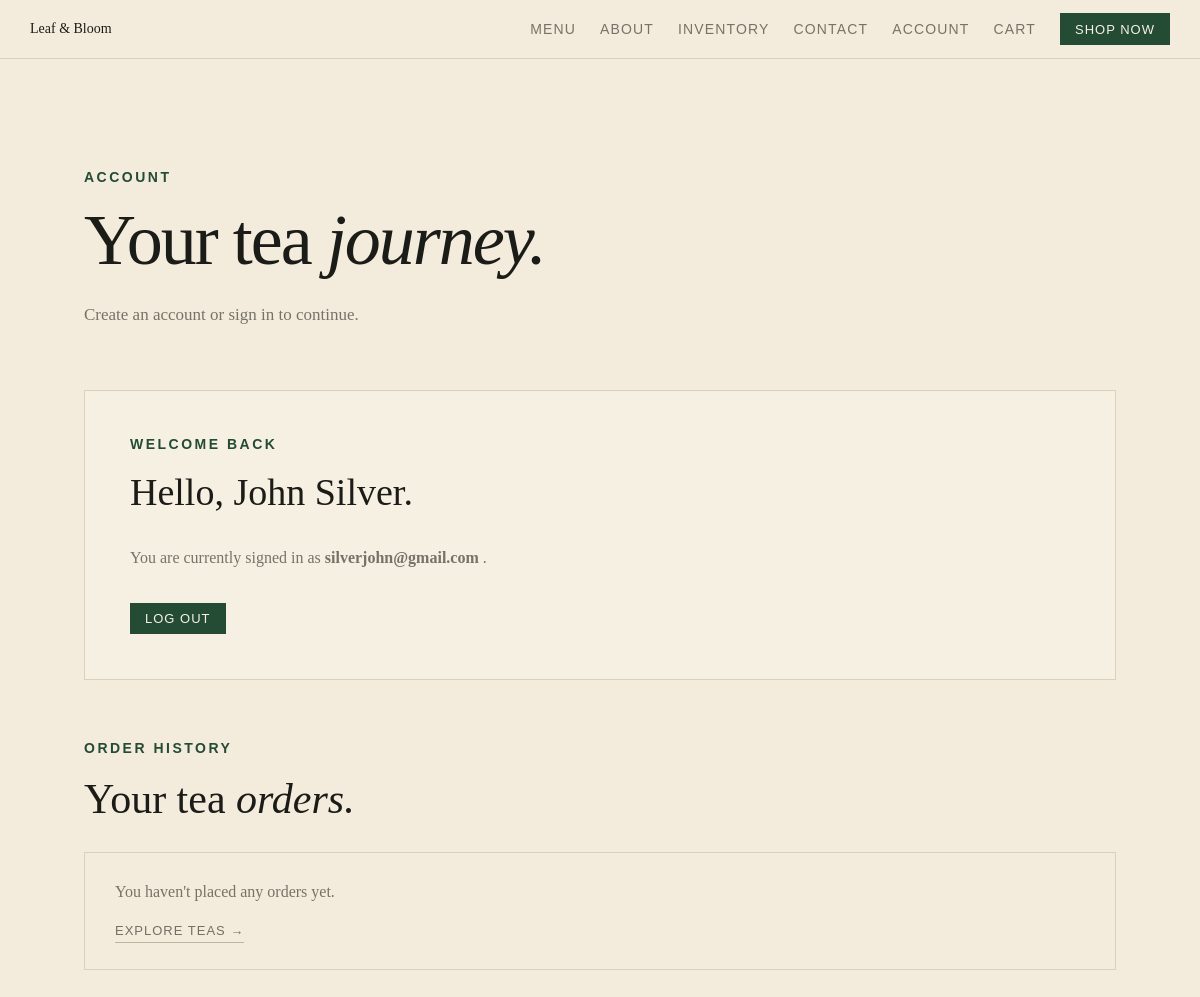
Page /account.php (signed in) on the earlier database version.
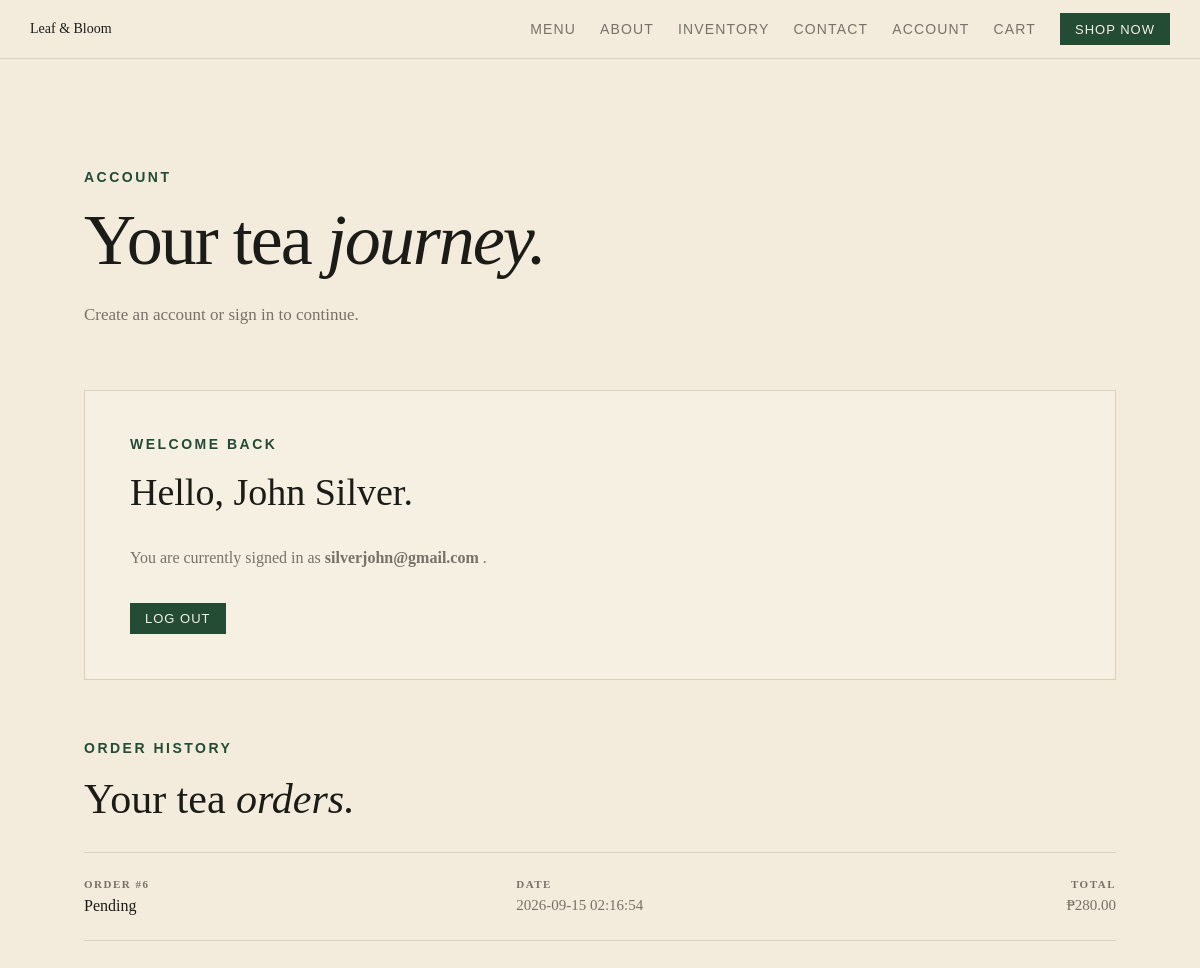
Same page on the later database version.
### tables this page shows
CREATE TABLE `orders` (
  `order_id` int(10) UNSIGNED NOT NULL,
  `user_id` int(10) UNSIGNED NOT NULL,
  `total_amount` decimal(10,2) NOT NULL DEFAULT 0.00,
  `payment_method` varchar(50) NOT NULL DEFAULT 'Cash on Delivery',
  `status` varchar(50) NOT NULL DEFAULT 'Pending',
  `created_at` timestamp NOT NULL DEFAULT current_timestamp()
);

### account.php (the view, shortened to what this page needs)
<?php
require_once 'includes/db.php';
?>
<!DOCTYPE html>
<html lang="en">
<head>
    <link rel="stylesheet"
          href="assets/css/style.css">
</head>
<body>
<?php include 'includes/navbar.php'; ?>
<main>
    <section class="account-section">
        <div class="account-heading">
            <p class="section-label">
                ACCOUNT
            </p>
            <h1>
                Your tea <em>journey.</em>
            </h1>
            <p>
                Create an account or sign in to continue.
            </p>
        </div>
        <?php if (isset($_SESSION['user_id'])): ?>
    <div class="account-card">
        <p class="section-label">
            WELCOME BACK
        </p>
        <h2>
            Hello, <?= htmlspecialchars($_SESSION['user_name']) ?>.
        </h2>
        <p>
            You are currently signed in as
            <strong>
                <?= htmlspecialchars($_SESSION['user_email']) ?>
            </strong>.
        </p>
        <a href="account.php?logout=1"
           class="primary-button">
            Log Out
        </a>
    </div>
    <?php
    $stmt = $pdo->prepare("
        SELECT
            order_id,
            total_amount,
            status,
            created_at
        FROM orders
        WHERE user_id = ?
        ORDER BY created_at DESC
    ");
    $stmt->execute([
        $_SESSION['user_id']
    ]);
    $user_orders =
        $stmt->fetchAll(PDO::FETCH_ASSOC);
    ?>
    <div class="account-orders">
        <div class="account-orders-heading">
            <p class="section-label">
                ORDER HISTORY
            </p>
            <h2>
                Your tea <em>orders.</em>
            </h2>
        </div>
        <?php if (empty($user_orders)): ?>
            <div class="account-order-empty">
                <p>
                    You haven't placed any orders yet.
                </p>
                <a href="menu.php"
                   class="secondary-button">
                    Explore Teas →
                </a>
            </div>
        <?php else: ?>
            <div class="account-order-list">
                <?php foreach ($user_orders as $order): ?>
                    <article class="account-order">
                        <div>
                            <span>
                                ORDER #<?= (int) $order['order_id'] ?>
                            </span>
                            <strong>
                                <?= htmlspecialchars(
                                    $order['status']
                                ) ?>
                            </strong>
                        </div>
                        <div>
                            <span>
                                DATE
                            </span>
                            <p>
                                <?= htmlspecialchars(
                                    $order['created_at']
                                ) ?>
                            </p>
                        </div>
                        <div>
                            <span>
                                TOTAL
                            </span>
                            <p>
                                ₱<?= number_format(
                                    $order['total_amount'],
                                    2
                                ) ?>
                            </p>
                        </div>
                    </article>
                <?php endforeach; ?>
            </div>
        <?php endif; ?>
    </div>
        <?php endif; ?>
    </section>
</main>
</body>
</html>

Differences in the rows shown:
added orders: order_id "6", status "Pending", created_at "2026-09-15 02:16:54", total_amount "280.00"
Other differences:
text no longer shown: "You haven't placed any orders yet. EXPLORE TEAS →"
